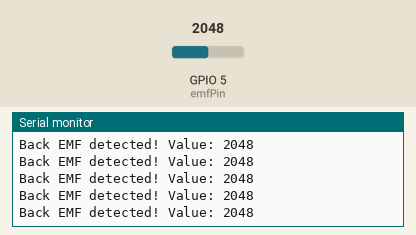
Simulated run of this sketch. Board: ESP32. On the bench: the last lines printed to the serial monitor. Inputs (shaded band) come from the test bench; at power-on: GPIO 5 (emfPin) = 2048.

Above: at 1.2 s.
1.3 s: GPIO 5 (emfPin) set to 2866
At 1.31 s:
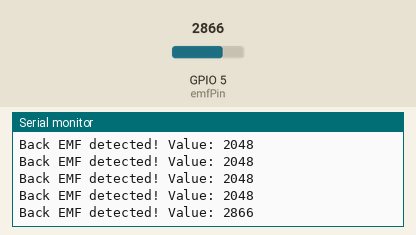
2.8 s: GPIO 5 (emfPin) set to 3603
At 2.81 s:
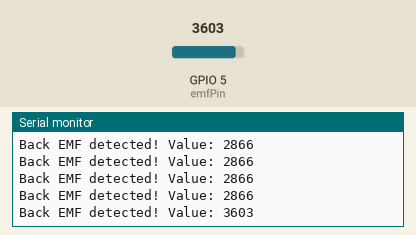
Timing chart, 0 to 5.8 s (numbered marks = the images above; inputs shaded):
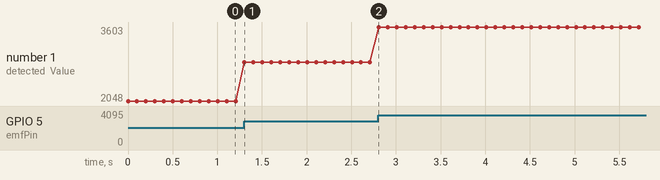

Measured:
- after the input at 1.3 s, the serial monitor: prints a new line at once (image 1)
- after the input at 2.8 s, the serial monitor: prints a new line at once (image 2)
- plotted number 1: 2048 → 2866 after the input at 1.3 s, 2866 → 3603 after the input at 2.8 s

The sketch:

sketch_sep5a.ino
```cpp
// ESP32 Back EMF Detector
const int emfPin = 5; // Analog pin connected to voltage divider
void setup() {
Serial.begin(115200);
}
void loop() {
int emfValue = analogRead(emfPin);
if (emfValue > 100) { // Threshold to avoid noise
Serial.print("Back EMF detected! Value: ");
Serial.println(emfValue);
}
delay(100);
}
```
